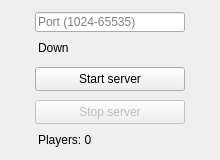
<?xml version="1.0" encoding="UTF-8"?>
<ui version="4.0">
 <class>ServerWindow</class>
 <widget class="QMainWindow" name="ServerWindow">
  <property name="geometry">
   <rect>
    <x>0</x>
    <y>0</y>
    <width>220</width>
    <height>160</height>
   </rect>
  </property>
  <property name="sizePolicy">
   <sizepolicy hsizetype="Fixed" vsizetype="Fixed">
    <horstretch>0</horstretch>
    <verstretch>0</verstretch>
   </sizepolicy>
  </property>
  <property name="minimumSize">
   <size>
    <width>220</width>
    <height>160</height>
   </size>
  </property>
  <property name="maximumSize">
   <size>
    <width>220</width>
    <height>160</height>
   </size>
  </property>
  <property name="windowTitle">
   <string>ServerWindow</string>
  </property>
  <widget class="QWidget" name="centralwidget">
   <widget class="QPushButton" name="btn_start_server">
    <property name="geometry">
     <rect>
      <x>35</x>
      <y>67</y>
      <width>150</width>
      <height>24</height>
     </rect>
    </property>
    <property name="text">
     <string>Start server</string>
    </property>
   </widget>
   <widget class="QPushButton" name="btn_stop_server">
    <property name="enabled">
     <bool>false</bool>
    </property>
    <property name="geometry">
     <rect>
      <x>35</x>
      <y>100</y>
      <width>150</width>
      <height>24</height>
     </rect>
    </property>
    <property name="text">
     <string>Stop server</string>
    </property>
   </widget>
   <widget class="QLineEdit" name="le_port">
    <property name="geometry">
     <rect>
      <x>35</x>
      <y>12</y>
      <width>150</width>
      <height>20</height>
     </rect>
    </property>
    <property name="minimumSize">
     <size>
      <width>150</width>
      <height>0</height>
     </size>
    </property>
    <property name="maximumSize">
     <size>
      <width>150</width>
      <height>16777215</height>
     </size>
    </property>
    <property name="placeholderText">
     <string>Port (1024-65535)</string>
    </property>
   </widget>
   <widget class="QLabel" name="lab_server_status">
    <property name="geometry">
     <rect>
      <x>38</x>
      <y>38</y>
      <width>150</width>
      <height>20</height>
     </rect>
    </property>
    <property name="text">
     <string>Down</string>
    </property>
   </widget>
   <widget class="QLabel" name="lab_players">
    <property name="geometry">
     <rect>
      <x>38</x>
      <y>130</y>
      <width>150</width>
      <height>20</height>
     </rect>
    </property>
    <property name="text">
     <string>Players: 0</string>
    </property>
   </widget>
  </widget>
 </widget>
 <tabstops>
  <tabstop>le_port</tabstop>
  <tabstop>btn_start_server</tabstop>
  <tabstop>btn_stop_server</tabstop>
 </tabstops>
 <resources/>
 <connections/>
</ui>
